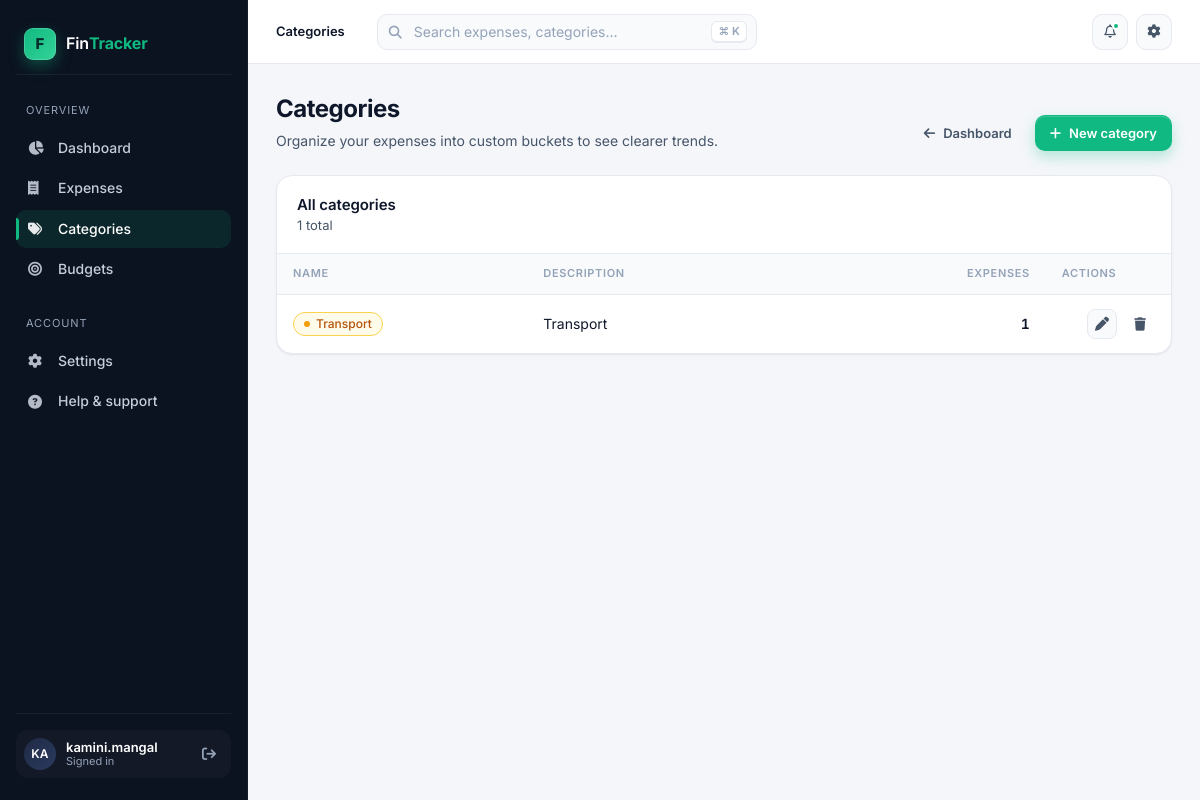
/categories (signed in), run on the app's committed database.
### models.py (models this page shows, shortened)
class User(db.Model, UserMixin):
    id           = db.Column(db.Integer, primary_key=True)
    username     = db.Column(db.String(100), unique=True, nullable=False)
    password     = db.Column(db.String(200), nullable=False)
    currency     = db.Column(db.String(10), default='$')    # ← NEW: Settings
    theme        = db.Column(db.String(10), default='light') # ← NEW: Dark mode pref

class Category(db.Model):
    id          = db.Column(db.Integer, primary_key=True)
    name        = db.Column(db.String(100), unique=True, nullable=False)
    description = db.Column(db.String(200))
    expenses    = db.relationship('Expense', backref='category',
                                  lazy=True, cascade='all, delete-orphan')

### app.py (the view)
@app.route('/categories')
@login_required
def list_categories():
    categories = Category.query.all()
    return render_template('categories.html', categories=categories)

### app.py (called while the page is built)
@login_manager.user_loader
def load_user(user_id):
    return db.session.get(User, int(user_id))

### templates/categories.html (shortened to what this page needs)
{% extends 'base.html' %}
{% block crumb %}Categories{% endblock %}
{% block content %}
<div class="page-header">
  <div class="ph-text">
    <h1>Categories</h1>
    <p>Organize your expenses into custom buckets to see clearer trends.</p>
  </div>
  <div class="ph-actions">
    <a href="{{ url_for('dashboard') }}" class="btn btn-ghost">
      <i class="fa-solid fa-arrow-left"></i> Dashboard
    </a>
    <a href="{{ url_for('add_category') }}" class="btn btn-primary">
      <i class="fa-solid fa-plus"></i> New category
    </a>
  </div>
</div>
<div class="card">
  <div class="card-header">
    <div>
      <h3>All categories</h3>
      <div class="ch-sub">{{ categories|length }} total</div>
    </div>
  </div>
  {% if categories and categories|length > 0 %}
  <div class="table-wrap">
    <table class="tbl">
      <thead>
        <tr>
          <th style="width: 28%;">Name</th>
          <th>Description</th>
          <th style="text-align: right; width: 14%;">Expenses</th>
          <th class="actions-col" style="width: 14%;">Actions</th>
        </tr>
      </thead>
      <tbody>
        {% for category in categories %}
        {% set color_classes = ['is-green','is-blue','is-amber','is-violet','is-pink','is-cyan','is-slate'] %}
        {% set cidx  = (category.name|length) % 7 %}
        <tr>
          <td>
            <span class="pill {{ color_classes[cidx] }}">
              <span class="cat-dot"></span> {{ category.name }}
            </span>
          </td>
          <td class="muted">
            {{ category.description if category.description else '—' }}
          </td>
          <td style="text-align: right;" class="amt">{{ category.expenses|length if category.expenses else 0 }}</td>
          <td class="actions-col">
            <a href="{{ url_for('edit_category', id=category.id) }}" class="tbl-act" title="Edit">
              <i class="fa-solid fa-pen"></i>
            </a>
            <form method="POST" action="{{ url_for('delete_category', id=category.id) }}" class="inline-form"
                  onsubmit="return confirm('Delete the category \'{{ category.name }}\'? Expenses in it will be deleted too.');">
              <button type="submit" class="tbl-act is-danger" title="Delete">
                <i class="fa-solid fa-trash"></i>
              </button>
            </form>
          </td>
        </tr>
        {% endfor %}
      </tbody>
    </table>
  </div>
  {% endif %}
</div>
{% endblock %}

### templates/base.html (shortened to what this page needs)
<!DOCTYPE html>
<html lang="en">
<head>
  <link rel="stylesheet" href="https://cdnjs.cloudflare.com/ajax/libs/font-awesome/6.5.1/css/all.min.css" />
  <link rel="stylesheet" href="{{ url_for('static', filename='css/styles.css') }}" />
</head>
<body>
  {% block body %}
  <div class="app-shell">
    <aside class="sidebar" id="sidebar">
      <a href="{{ url_for('dashboard') }}" class="brand">
        <span class="brand-mark">F</span>
        <span class="brand-name">Fin<b>Tracker</b></span>
      </a>
      <nav class="nav-group" aria-label="Primary">
        <div class="nav-label">Overview</div>
        <a href="{{ url_for('dashboard') }}"
           class="nav-item {% if request.endpoint == 'dashboard' %}is-active{% endif %}">
          <i class="fa-solid fa-chart-pie"></i> Dashboard
        </a>
        <a href="{{ url_for('add_expense') }}"
           class="nav-item {% if request.endpoint in ['add_expense','edit_expense'] %}is-active{% endif %}">
          <i class="fa-solid fa-receipt"></i> Expenses
        </a>
        <a href="{{ url_for('list_categories') }}"
           class="nav-item {% if request.endpoint in ['list_categories','add_category','edit_category'] %}is-active{% endif %}">
          <i class="fa-solid fa-tags"></i> Categories
        </a>
        <a href="{{ url_for('list_budgets') }}"
           class="nav-item {% if request.endpoint in ['list_budgets','add_budget','edit_budget'] %}is-active{% endif %}">
          <i class="fa-solid fa-bullseye"></i> Budgets
        </a>
      </nav>
      <nav class="nav-group" aria-label="Account">
        <div class="nav-label">Account</div>
        <a href="#" class="nav-item">
          <i class="fa-solid fa-gear"></i> Settings
        </a>
        <a href="#" class="nav-item">
          <i class="fa-solid fa-circle-question"></i> Help &amp; support
        </a>
      </nav>
      <div class="sidebar-footer">
        {% if current_user.is_authenticated %}
        <div class="user-pill">
          <div class="avatar">{{ current_user.username[:2]|upper }}</div>
          <div class="user-meta">
            <div class="u-name">{{ current_user.username }}</div>
            <div class="u-sub">Signed in</div>
          </div>
          <a href="{{ url_for('logout') }}" class="logout-btn" title="Log out" aria-label="Log out">
            <i class="fa-solid fa-arrow-right-from-bracket"></i>
          </a>
        </div>
        {% endif %}
      </div>
    </aside>
    <div class="main">
      <header class="topbar">
        <div class="crumbs">
          <strong>{% block crumb %}Dashboard{% endblock %}</strong>
        </div>
        <div class="search">
          <i class="fa-solid fa-magnifying-glass"></i>
          <input type="search" id="searchInput" placeholder="Search expenses, categories…" />
          <span class="kbd" style="position: absolute; right: 10px; top: 50%; transform: translateY(-50%);">⌘ K</span>
        </div>
        <div class="top-actions">
          <button class="icon-btn" title="Notifications" aria-label="Notifications">
            <i class="fa-regular fa-bell"></i>
            <span class="dot"></span>
          </button>
          <button class="icon-btn" title="Settings" aria-label="Settings">
            <i class="fa-solid fa-gear"></i>
          </button>
        </div>
      </header>
      <div class="page">
        {% block content %}{% endblock %}
      </div>
    </div>
  </div>
  {% endblock %}
</body>
</html>

### data on the page
User: username "KA", username "kamini.mangal"
Category: name "Transport", description "Transport", expenses|length "1"

### other printed values
{{ categories|length }} "1"
